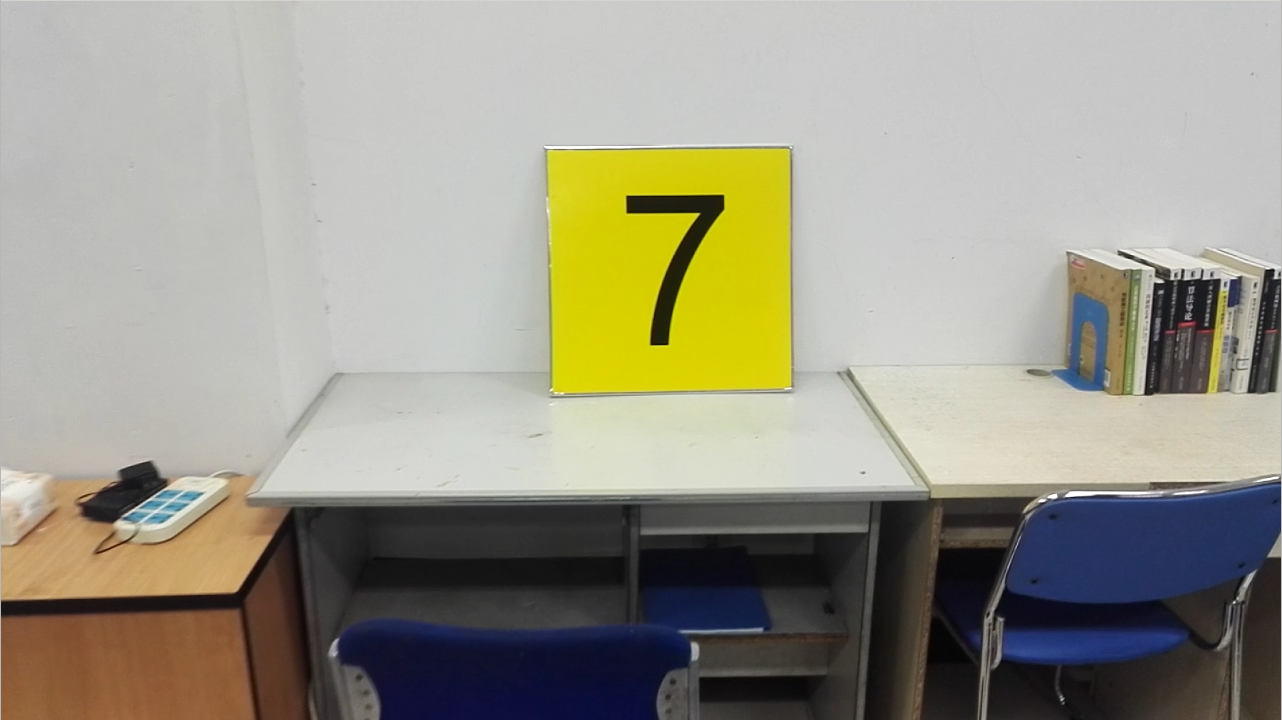
#> input picture locatingYellowMark/data/test4.png, 1282 x 720 px, given in place of data1.avi, which was not available
$ python detectionYellowMarking_video.py   (older library calls are emulated)
#> lines starting #> are read from the running program, lines starting #| are printed output that depends on the picture; after the words box and inside, x2 and y2 are one past the last pixel; in counts of white or black regions, pixels touching at a corner belong together; pictures that were not available may be replaced by others from this repository, and a replacement may not be noted
#> in video_operate, frame is the input picture: shape (720, 1282, 3); mean B, G, R 136.8, 151.6, 154.4
'''
 * Copyright 2018/9/22 Yan Wang.
 *
 * cut the Yellow Mark in the video
 *
 '''

import cv2
from matplotlib import pyplot as plt
import numpy as np
import math

def find_yellow_mark(img):
    # Set the upper and lower bounds in HSV
    lower = np.array([26, 160, 20])
    upper = np.array([34, 255, 255])

    # change the photo to hsv model
    img_HSV = cv2.cvtColor(img, cv2.COLOR_BGR2HSV)
#> img_HSV: shape (720, 1282, 3); mean H, S, V 37.4, 48.6, 158.8
    # use upper and lower to locate the yellow in the photo
    img_mask = cv2.inRange(img_HSV, lower, upper)
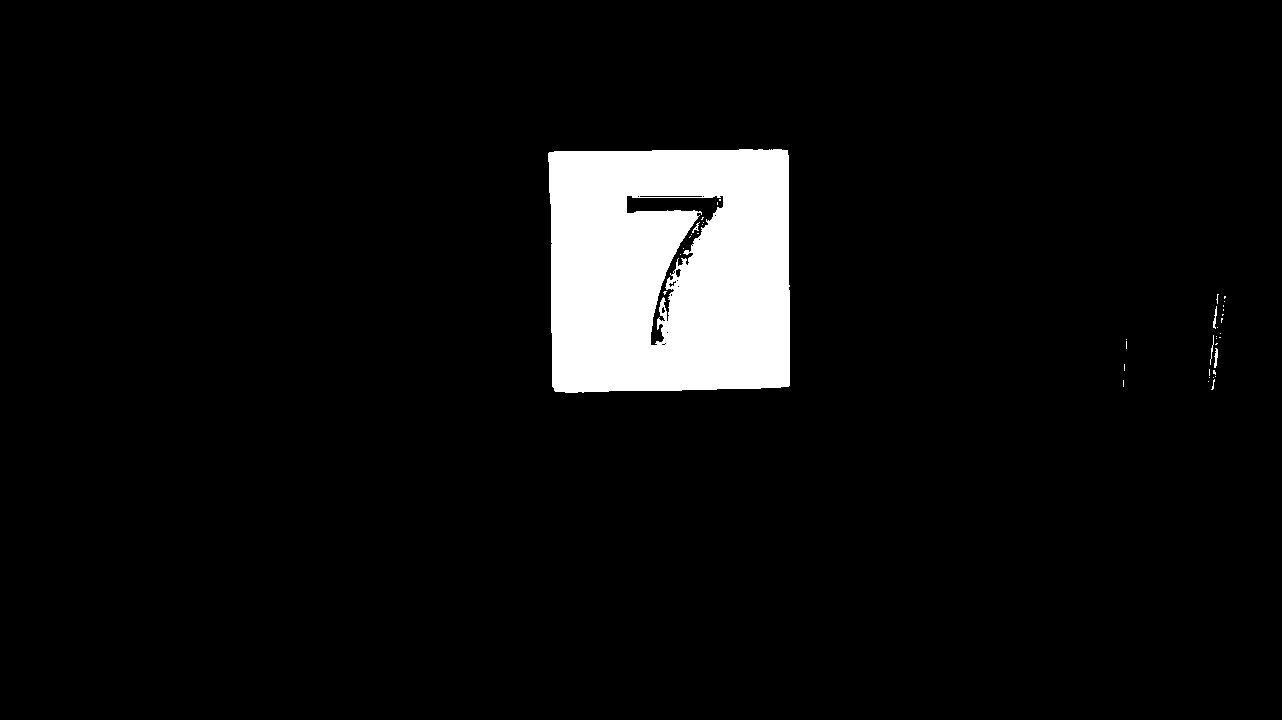
#> img_mask: shape (720, 1282); 5.9% white; 40 white regions (35 under 20 px), largest, box (x1, y1, x2, y2) and area: (548, 149, 790, 393) 54571, (1214, 348, 1218, 368) 50, (1213, 306, 1217, 329) 45, (1210, 335, 1214, 365) 34, (692, 222, 700, 233) 27
    # threshold
    (T, threshold_img) = cv2.threshold(img_mask, 0, 255, cv2.THRESH_OTSU+cv2.THRESH_BINARY)
#> T = 0
    # edge detection by Canny
    edge_img = cv2.Canny(threshold_img,100,200)
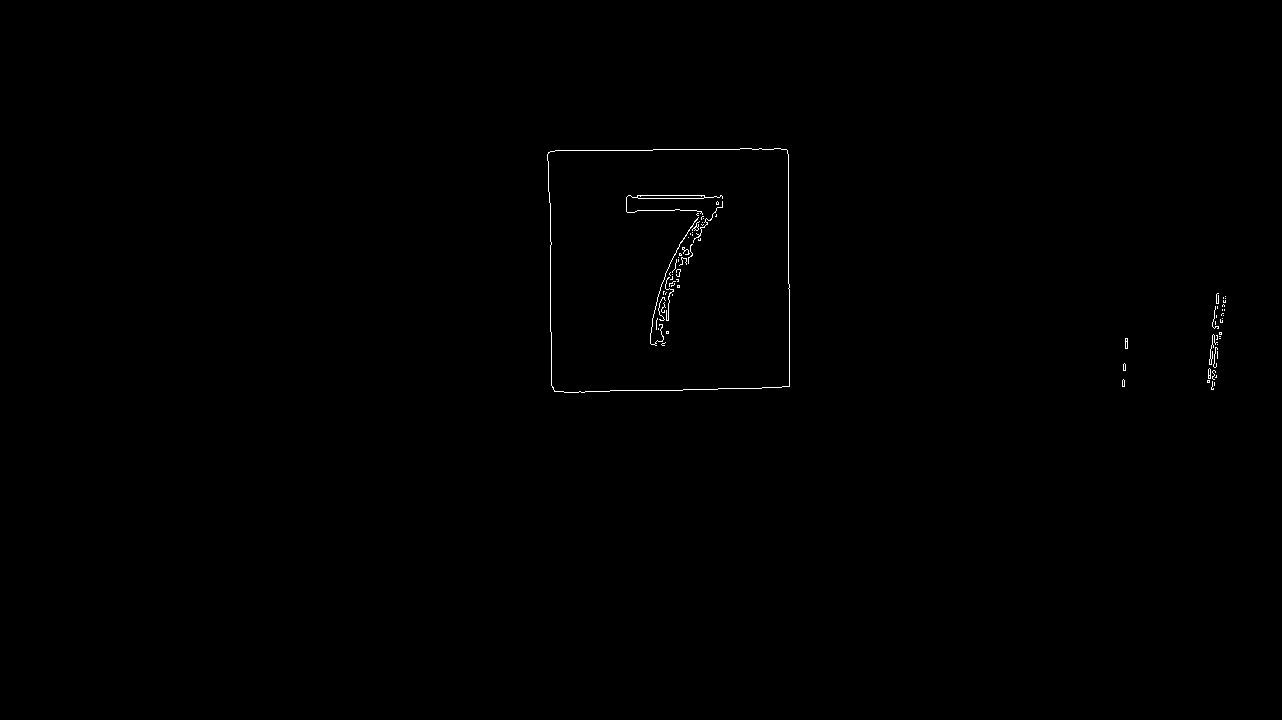
#> edge_img: shape (720, 1282); 0.24% white in thin lines or dots, all inside (x1, y1, x2, y2) = (547, 148, 1226, 393)
    # get the contours and the hierarchy of contours
    img_fc, contours, hierarchy = cv2.findContours(edge_img, cv2.RETR_TREE, cv2.CHAIN_APPROX_SIMPLE)
#> contours = 92 contours, 87 with area under 20; largest, box (x1, y1, x2, y2) and area: (547, 148, 790, 393) 57264, (547, 148, 790, 393) 57261, (626, 195, 723, 215) 202, (637, 195, 705, 199) 197, (1125, 338, 1128, 349) 20
    # use the nested models to locate the yellow mark
    hierarchy = hierarchy[0]
    found = []
    for i in range(len(contours)):
        k = i
        c = 0
        while hierarchy[k][2] != -1:
            k = hierarchy[k][2]
            c = c + 1
        if c >= 2:
            found.append(i)
#> this loop made 92 passes
#> after the loop, found = [42]
    img_mark = img.copy()
    mark_edge = []
    for i in found:
        # record the edge of yellow mark
        mark_edge.append(contours[i])
        # put the mark_edge into the original img
        cv2.drawContours(img_mark,contours,i,(0,0,255),3)
#> this loop made 1 pass
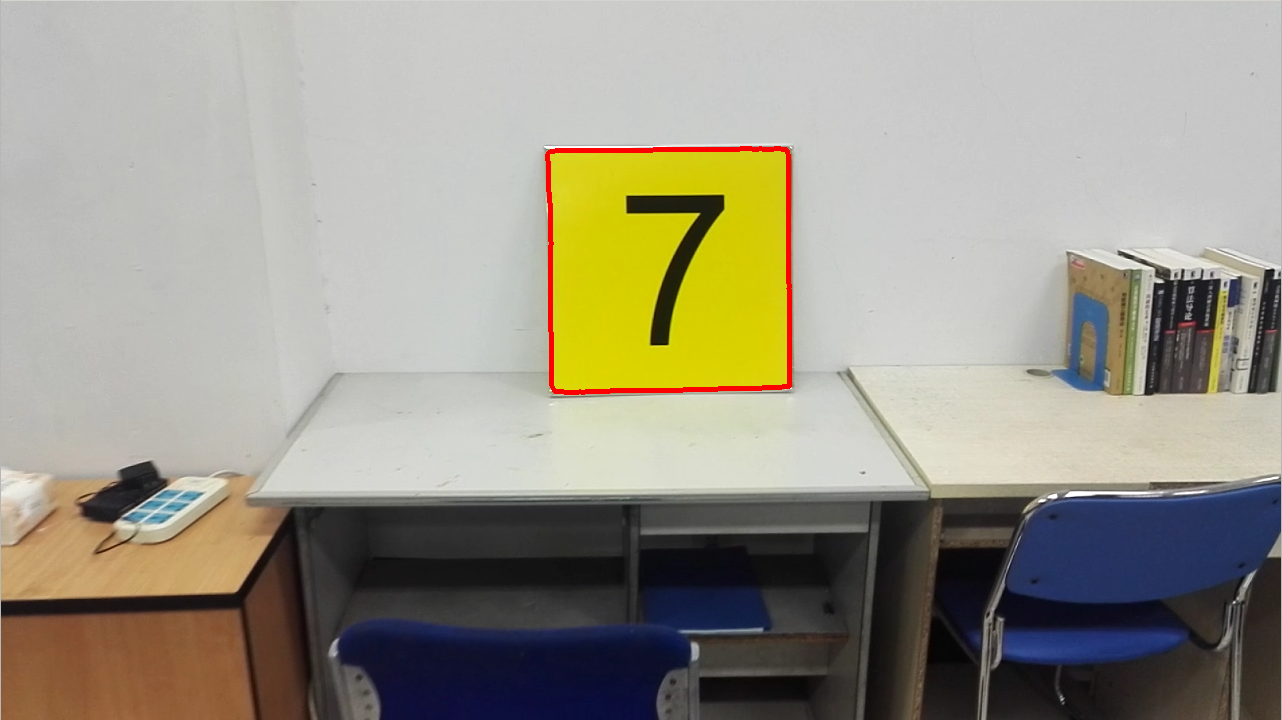
#> img_mark: shape (720, 1282, 3); 0.51% of pixels changed, all inside (x1, y1, x2, y2) = (545, 146, 792, 395)
#> after the loop, mark_edge = 1 contour; box (x1, y1, x2, y2) and area: (547, 148, 790, 393) 57264

    return img_mark

def video_operate(video_location,output_name):
    video_capture = cv2.VideoCapture(video_location)
    # get the fps and size of video
    video_fps = video_capture.get(cv2.CAP_PROP_FPS)
    video_size = (int(video_capture.get(cv2.CAP_PROP_FRAME_WIDTH)),
                  int(video_capture.get(cv2.CAP_PROP_FRAME_HEIGHT)))
    # point out how to encode videos
    video_writer = cv2.VideoWriter(output_name,cv2.VideoWriter_fourcc(*'XVID'), video_fps, video_size)
    # read frame from video
    success, frame = video_capture.read()
    while success:
        opearte_frame = frame.copy()
        # find the yellow mark of the photo
        frame_mark = find_yellow_mark(opearte_frame)
        # write the photo with mark into the ouput video
        video_writer.write(frame_mark)
        success, frame = video_capture.read()

if __name__ == '__main__':
    # write the location of the aim video
    video_location = 'data/data1.avi'
    # write the name of the output video
    output_name = 'output1.avi'
    # operate the video
    video_operate(video_location,output_name)

    cv2.waitKey (0)

$ run again, on locatingYellowMark/data/test5.png
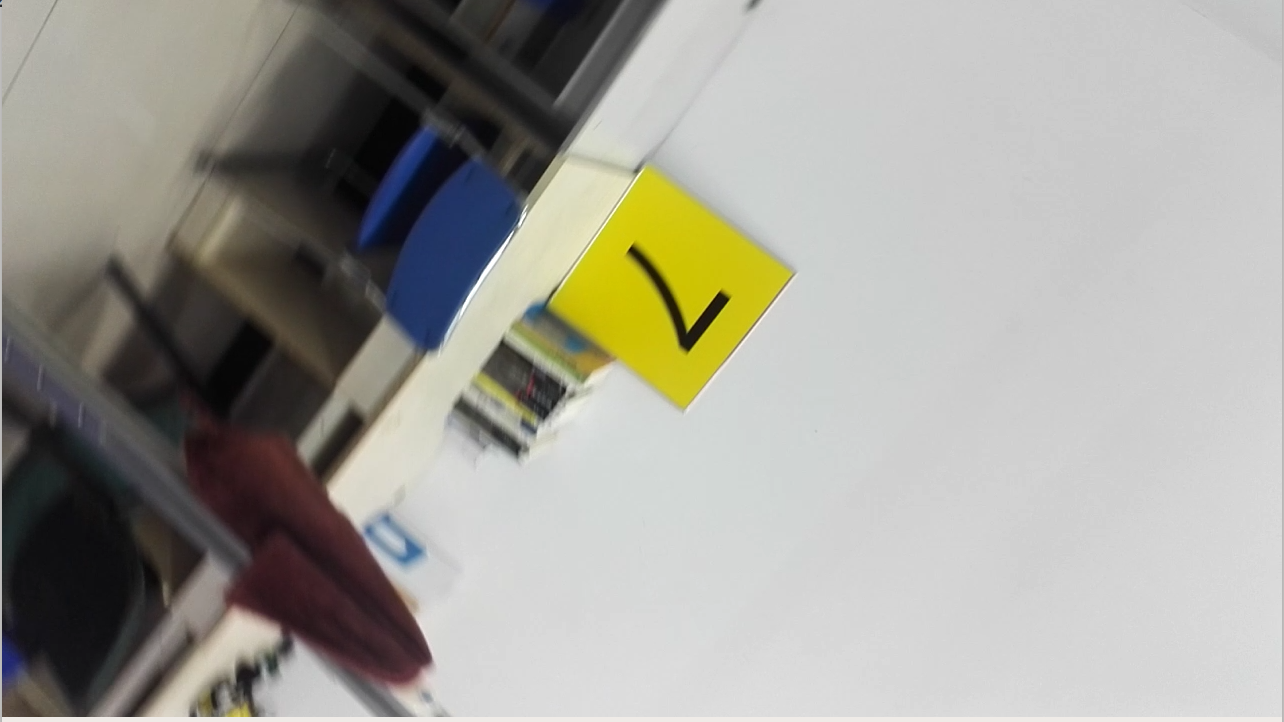
#> input picture locatingYellowMark/data/test5.png, 1284 x 722 px, given in place of data1.avi, which was not available
#> in video_operate, frame is the input picture: shape (722, 1284, 3); mean B, G, R 152.2, 159.6, 161
#> img_HSV: shape (722, 1284, 3); mean H, S, V 34.8, 26.9, 163.1
#> in find_yellow_mark, `img_mask = cv2.inRange(img_HSV, lower, upper)`:
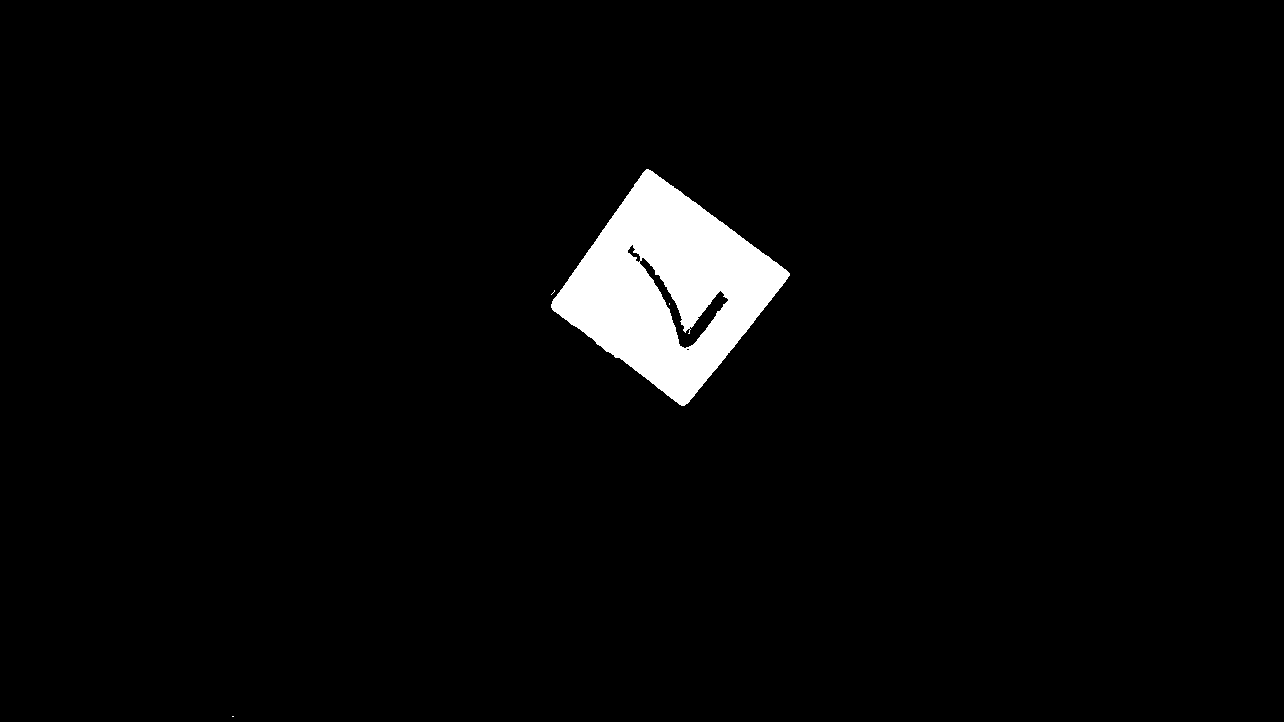
#> img_mask: shape (722, 1284); 3.1% white; 4 white regions (3 under 20 px), largest, box (x1, y1, x2, y2) and area: (551, 169, 790, 406) 28383
#> T = 0
#> edge_img: shape (722, 1284); 0.13% white in thin lines or dots, all inside (x1, y1, x2, y2) = (231, 168, 790, 718)
#> contours = 12 contours, 9 with area under 20; largest, box (x1, y1, x2, y2) and area: (550, 168, 790, 406) 30027, (550, 168, 790, 406) 29770, (627, 245, 728, 348) 67
#> the loop in find_yellow_mark, `for i in range(len(contours)):` made 12 passes
#> after the loop in find_yellow_mark, `for i in range(len(contours)):`: found = [4]
#> the loop in find_yellow_mark, `for i in found:` made 1 pass
#> after the loop in find_yellow_mark, `for i in found:`:
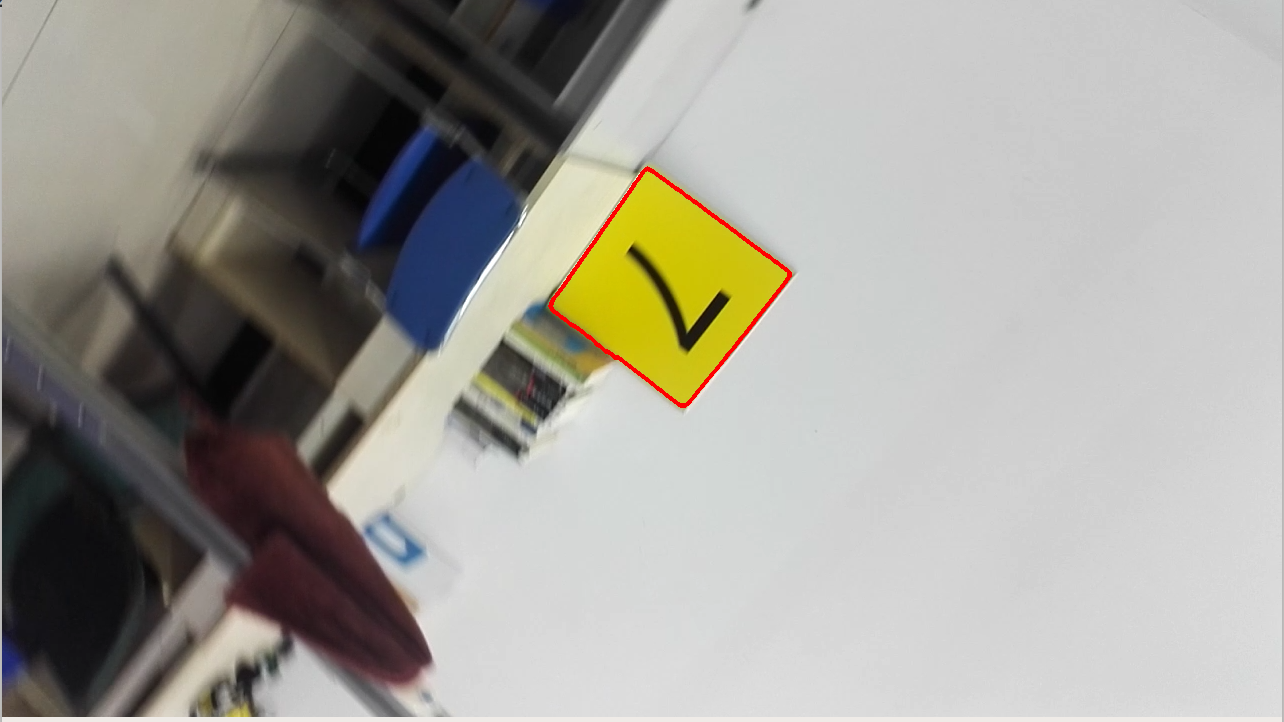
#> img_mark: shape (722, 1284, 3); 0.3% of pixels changed, all inside (x1, y1, x2, y2) = (548, 166, 792, 408)
#> after the loop in find_yellow_mark, `for i in found:`: mark_edge = 1 contour; box (x1, y1, x2, y2) and area: (550, 168, 790, 406) 30027
